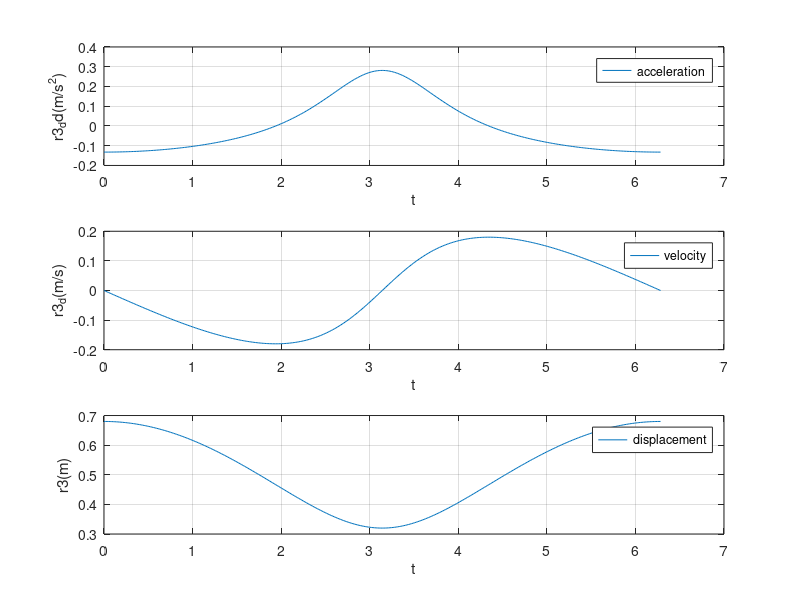
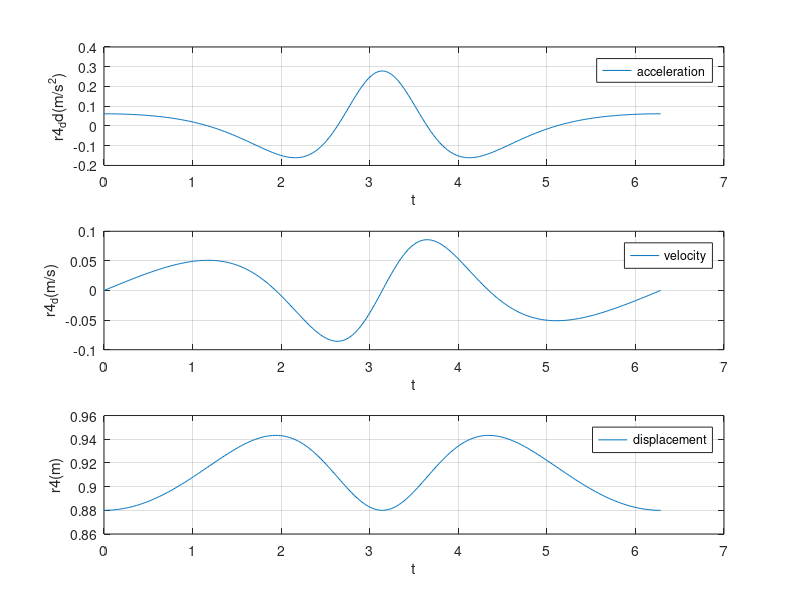
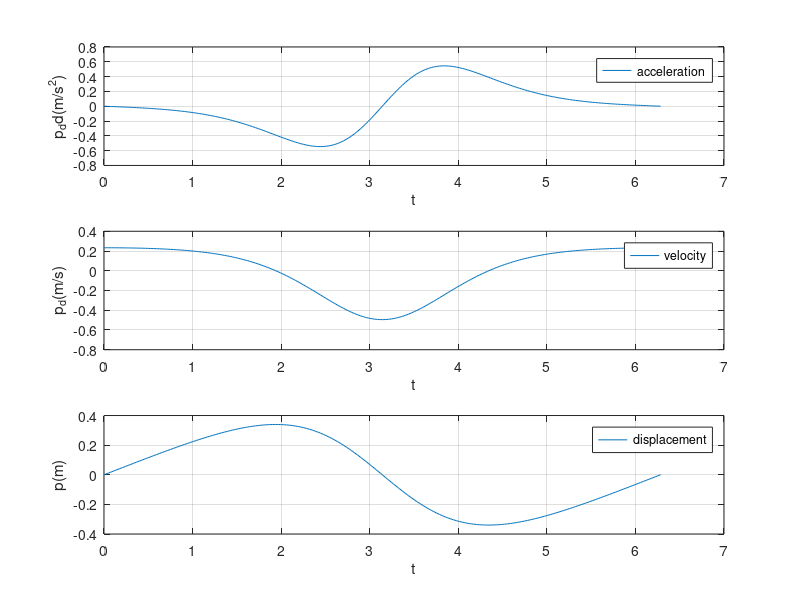
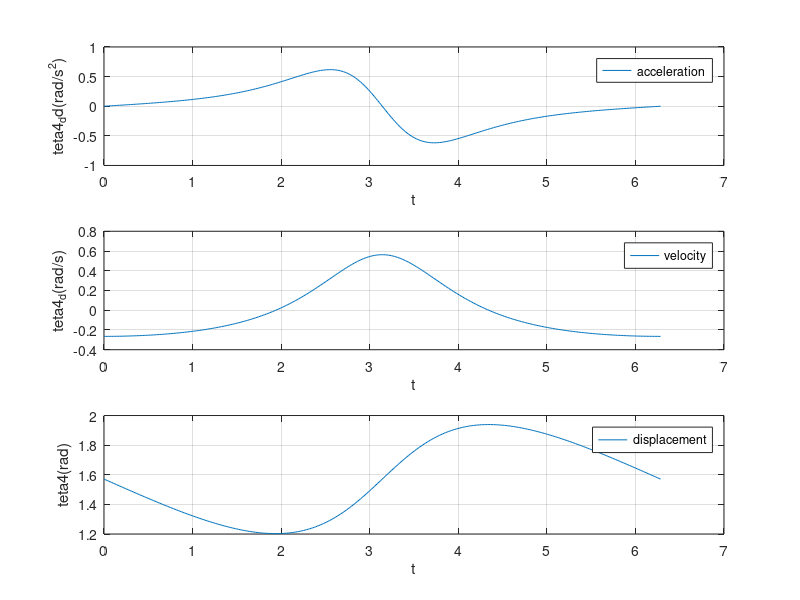

The MATLAB source for these figures, in order:
clc;
clear all;
close all;
%our data
w2 = -1;
a2 = 0;

r2 = 0.18; r1 = 0.5; h = 0.38;

% our unknown variables are r3, r4, p , teta4
%first loop
    %r2 * cos(teta2) - r3 * cos(teta4) = 0;
    %r2 * sin(teta2) - r3 * sin(teta4) + r1 = 0;
%second loop 
    %p - r4 * cos(teta4) = 0;
    %r1 + h - r4 * sin(teta4) = 0;

%we concider (r3, r4, p , teta4) as (x(1),x(2),x(3),x(4))
%the initial value of teta2
teta2 = pi/2;
%the initial values are achieved by solving equation with (teta2 = pi/2 rad)
firstGuess = [0.68;0.88;0; pi/2];
t = linspace(0,2*pi,361);
ans1 = [0;0;0;0];    
i = 1;
while teta2 >= -3*pi/2
    F1 = @(x)[ r2 * cos(teta2) - x(1) * cos(x(4));
               r2 * sin(teta2) - x(1) * sin(x(4)) + r1 ;
               x(3) - x(2) * cos(x(4));
               r1 + h - x(2) * sin(x(4)) ];
     x = fsolve(F1,firstGuess);
     ans1(:,i) = x;
     firstGuess = x;
     i = i + 1;
     teta2 = teta2 - 2*pi/360;
end

%solve the equations of velocity and angular velocity
%unknown variables are  r3_d , r4_d ,p_d , teta4_d ( v(1) v(2) v(3) v(4))
teta2 = pi/2;
ans2 = [0;0;0;0];    
k = 1;
while teta2 >= -3*pi/2
    V_coefficient = [-cos(ans1(4,k)), 0, 0, ans1(1,k) * sin(ans1(4,k));
                -sin(ans1(4,k)), 0, 0, -ans1(1,k) *cos(ans1(4,k));
                0, -cos(ans1(4,k)), 1, ans1(2,k)*sin(ans1(4,k));
                0, -sin(ans1(4,k)), 0, -ans1(2,k)*cos(ans1(4,k))];

    V_answer = [r2 * w2 *sin(teta2);
                -r2 * w2 *cos(teta2);
                 0;
                 0];
    ans2(:,k) = linsolve(V_coefficient,V_answer);
    k = k + 1;
    teta2 = teta2 - 2*pi/360;
          
end

%solve the equations of acceleration and angular accelration)
%unknown variables are  r3_dd , r4_dd ,p_dd , teta4_dd
teta2 = pi/2;
ans3 = [0;0;0;0];    
k = 1;
while teta2 >= -3*pi/2
    A_coefficient = [-cos(ans1(4,k)),0,0, ans1(1,k)*sin(ans1(4,k));
                    -sin(ans1(4,k)), 0, 0, -ans1(1,k)*cos(ans1(4,k));
                    0, -cos(ans1(4,k)), 1, ans1(2,k)*sin(ans1(4,k));
                    0, -sin(ans1(4,k)), 0, -ans1(2,k)*cos(ans1(4,k))];
	
	A_answer = [r2*a2*sin(teta2) + r2 *(w2)^2 *cos(teta2) - 2*ans2(1,k)*ans2(4,k)*sin(ans1(4,k)) - ans1(1,k)*(ans2(4,k)^2) * cos(ans1(4,k));
                -r2*(a2)*cos(teta2) + r2 *(w2)^2 *sin(teta2) + 2*ans2(1,k)*ans2(4,k)*cos(ans1(4,k)) - ans1(1,k)*(ans2(4,k)^2) * sin(ans1(4,k));
                -2*ans2(2,k)*ans2(4,k)*sin(ans1(4,k)) - ans1(2,k)*(ans2(4,k)^2)*cos(ans1(4,k));
                2*ans2(2,k)*ans2(4,k)*cos(ans1(4,k)) - ans1(2,k)*(ans2(4,k)^2)*sin(ans1(4,k))]; 
    ans3(:,k) = linsolve(A_coefficient,A_answer);
    k = k + 1;
    teta2 = teta2 - 2*pi/360;
end

% plot r3 (velocity and acceleration and displacement)
figure (1)
subplot(3,1,1)
plot(t,ans3(1,:))
legend('acceleration');
xlabel('t')
ylabel('r3_dd(m/s^2)')
grid on

subplot(3,1,2)
plot(t,ans2(1,:))
legend('velocity');
xlabel('t')
ylabel('r3_d(m/s)')
grid on

subplot(3,1,3)
plot(t,ans1(1,:))
legend('displacement');
xlabel('t')
ylabel('r3(m)')
grid on

% plot r4 (velocity and acceleration and displacement)
figure (2)
subplot(3,1,1)
plot(t,ans3(2,:))
legend('acceleration');
xlabel('t')
ylabel('r4_dd(m/s^2)')
grid on

subplot(3,1,2)
plot(t,ans2(2,:))
legend('velocity');
xlabel('t')
ylabel('r4_d(m/s)')
grid on

subplot(3,1,3)
plot(t,ans1(2,:))
legend('displacement');
xlabel('t')
ylabel('r4(m)')
grid on

% plot p (velocity and acceleration and displacement)
figure (3)
subplot(3,1,1)
plot(t,ans3(3,:))
legend('acceleration');
xlabel('t')
ylabel('p_dd(m/s^2)')
grid on

subplot(3,1,2)
plot(t,ans2(3,:))
legend('velocity');
xlabel('t')
ylabel('p_d(m/s)')
grid on

subplot(3,1,3)
plot(t,ans1(3,:))
legend('displacement');
xlabel('t')
ylabel('p(m)')
grid on

% plot teta4 (velocity and acceleration )
figure (4)
subplot(3,1,1)
plot(t,ans3(4,:))
legend('acceleration');
xlabel('t')
ylabel('teta4_dd(rad/s^2)')
grid on

subplot(3,1,2)
plot(t,ans2(4,:))
legend('velocity');
xlabel('t')
ylabel('teta4_d(rad/s)')
grid on

subplot(3,1,3)
plot(t,ans1(4,:))
legend('displacement');
xlabel('t')
ylabel('teta4(rad)')
grid on



%%%%%%%%%  PART3  %%%%%%%%%%%%%%%%%%%%%%%%%%%%%%%%%%%%%%%%%%%%%%%%%%
%%%%%%%%%%%%%%%%%%%%%%%%%%%%%%%%%%%%%%%%%%%%%%%%%%%%%%%%%%%%%%%%%%%%
%now we want to do the force analysis
g = 9.81;
p = 7801;
r4max = 0.9432;
k = 1;
teta2 = pi/2;
forceAnalysis = zeros(11,1);
while teta2 >= -3*pi/2
    aG2x = -r2/2 * (w2)^2 * cos(teta2);
    aG2y = -r2/2 * (w2)^2 * sin(teta2);
    aG3x = -r2 * (w2)^2 * cos(teta2);
    aG3y = -r2 * (w2)^2 * sin(teta2);
    aG4x = -r4max/2 * ((ans2(4,k))^2 *cos(ans1(4,k)) + ans3(4,k)*sin(ans1(4,k)));
    aG4y = r4max/2 * (-(ans2(4,k))^2 * sin(ans1(4,k))+ ans3(4,k)*cos(ans1(4,k)));
    aG5x = ans3(3,k);
    aG5y = 0;
    I2 = 0.0034;
    I3 = 0.000583;
    I4 = 0.4908;
    m2 = 1.26;
    m4 = 6.62;
    m3 = 0.7;
    m5 = 0.7; 
%%%%%%%%%%%%%%%%%%%%%%  FAx  FAy   F12x  F12y   M2   F34  F14x  F14y  FB  F15 T34
    CoeficientMatrix = [-1   ,0    ,1    ,0     ,0   ,0   ,0   ,0    ,0   ,0  ,0;
                        0    ,1    ,0    ,1     ,0   ,0   ,0   ,0    ,0   ,0  ,0;
                        -r2/2 * sin(2*pi-teta2),r2/2 * cos(2*pi-teta2)  ,-r2/2 * sin(2*pi-teta2),-r2/2 * cos(2*pi-teta2),1,0,0,0,0,0,0;
                        1    ,0    ,0    ,0     ,0   ,-sin(ans1(4,k)),0 ,0 ,0 ,0 ,0;
                        0    ,-1   ,0    ,0     ,0   ,cos(ans1(4,k)) ,0 ,0 ,0 ,0 ,0;
                        0    ,0    ,0    ,0     ,0   ,0   ,0   ,0    ,0   ,0  ,1;
                        0    ,0    ,0    ,0     ,0   ,sin(ans1(4,k)),1,0,sin(ans1(4,k)),0,0;
                        0    ,0    ,0    ,0     ,0   ,-cos(ans1(4,k)),0,1,-cos(ans1(4,k)),0,0;
                        0    ,0    ,0    ,0     ,0   ,r4max/2 - ans1(1,k),r4max/2 *sin(ans1(4,k)),-r4max/2 *cos(ans1(4,k)) ,-r4max/2,0,-1;
                        0    ,0    ,0    ,0     ,0   ,0,0,0,-sin(ans1(4,k)),0,0;
                        0    ,0    ,0    ,0     ,0   ,0,0,0,cos(ans1(4,k)),1,0];
                    
     AnswerMatrix = [(m2)*(aG2x);
                     (m2)*g + (m2)*(aG2y);
                     (I2)*(a2);
                     (m3)*(aG3x);
                     (m3)*g + (m3)*(aG3y);
                     (I3)*ans3(4,k);
                     (m4)*(aG4x);
                     (m4)*g + (m4)*(aG4y);
                     (I4)*ans3(4,k);
                     (m5)*(aG5x);
                     (m5)*g + (m5)*(aG5y)];
                 
    ANS = linsolve(CoeficientMatrix,AnswerMatrix);
    forceAnalysis(:,k) = ANS;
    k = k + 1;
    teta2 = teta2 - 2*pi/360;          
end
% plot FAx
figure (5)
plot(t,forceAnalysis(1,:))
title('FAx')
xlabel('t')
ylabel('N')
grid on

% plot FAy
figure (6)
plot(t,forceAnalysis(2,:))
title('FAy')
xlabel('t')
ylabel('N')
grid on

% plot F12x
figure (7)
plot(t,forceAnalysis(3,:))
title('F12x')
xlabel('t')
ylabel('N')
grid on

% plot F12y
figure (8)
plot(t,forceAnalysis(4,:))
title('F12y')
xlabel('t')
ylabel('N')
grid on

% plot M2
figure (9)
plot(t,forceAnalysis(5,:))
title('M2')
xlabel('t')
ylabel('N.m')
grid on

% plot F34
figure (10)
plot(t,forceAnalysis(6,:))
title('F34')
xlabel('t')
ylabel('N')
grid on

% plot F14x
figure (11)
plot(t,forceAnalysis(7,:))
title('F14x')
xlabel('t')
ylabel('N')
grid on

% plot F14y
figure (12)
plot(t,forceAnalysis(8,:))
title('F14y')
xlabel('t')
ylabel('N')
grid on

% plot FB
figure (13)
plot(t,-forceAnalysis(9,:))
title('FB')
xlabel('t')
ylabel('N')
grid on

% plot F15y
figure (14)
plot(t,forceAnalysis(10,:))
title('F15y')
xlabel('t')
ylabel('N')
grid on

% plot T34
figure (15)
plot(t,forceAnalysis(11,:))
title('T34')
xlabel('t')
ylabel('N.m')
grid on